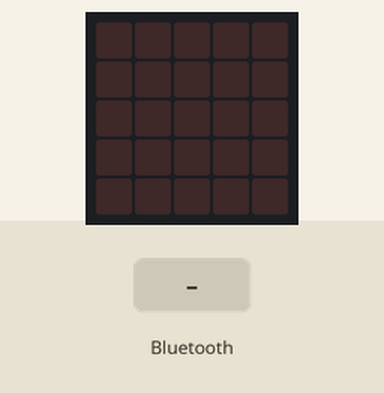
This program was run on a simulated BBC micro:bit (MakeCode). On the bench: the board's 5×5 LED display. The inputs (shaded band) are chosen by the test bench.

Above: at 1.2 s.
1.3 s: a phone connects over Bluetooth
At 2.3 s:
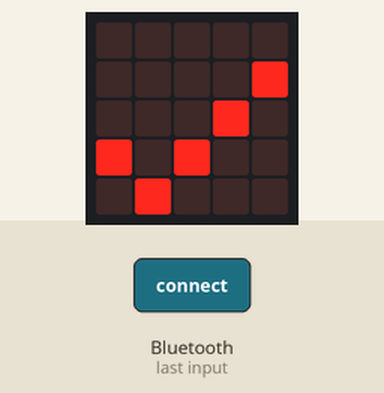
2.8 s: a phone disconnects over Bluetooth
At 3.2 s:
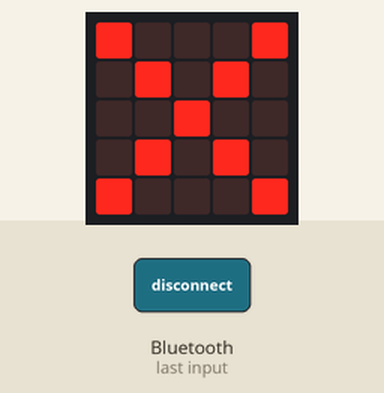
Timing chart, 0 to 5.8 s (numbered marks = the images above; inputs shaded):
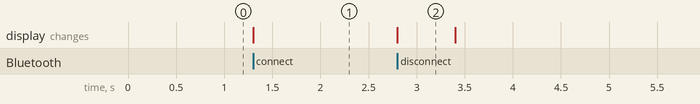

Measured:
- after the input at 1.3 s, the display: changes at once (image 1)
- after the input at 2.8 s, the display: changes at once (image 2)
- what the display in image 2 shows lasts 0.6 s, from 2.8 s to 3.4 s

The program:

main.ts
```typescript
bluetooth.onBluetoothConnected(function () {
    basic.showIcon(IconNames.Yes)
    basic.pause(1000)
    basic.showIcon(IconNames.Yes)
    basic.pause(1000)
    bluetooth.startTemperatureService()
    bluetooth.startLEDService()
    bluetooth.startButtonService()
    bluetooth.startIOPinService()
})
bluetooth.onBluetoothDisconnected(function () {
    basic.showIcon(IconNames.No)
})
```

test.ts
```typescript
// 在這裡測試；當此封包作為擴充功能時，將不會編譯此內容。
```
